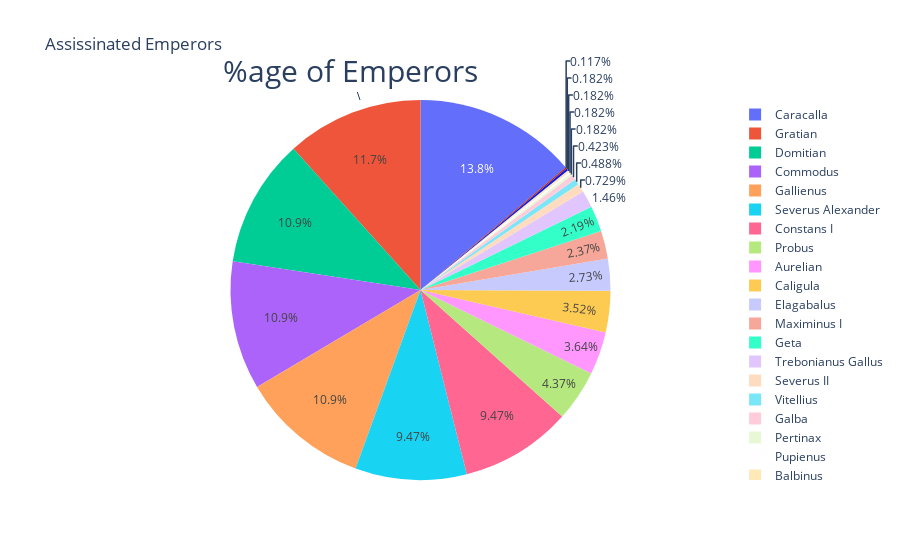

The notebook cell this image was saved under:
### Code cell
assassinated_emp=roman_emporers[roman_emporers.Cause_of_Death=="Assassinated"].iloc[:,:]
piechart=assassinated_emp.Length_of_Reign
labels= assassinated_emp.Emperor
# figure
fig = {
  "data": [
    {
      "values": piechart,
      "labels": labels,
      "domain": {"x": [1, .8]},
      "name": "Assissinated Emerors per Reign Length",
      "hoverinfo":"label+percent+name",
      "type": "pie"
    },],
  "layout": {
        "title":"Assissinated Emperors",
        "annotations": [
            { "font": { "size": 30},
              "showarrow": True,
              "text": "%age of Emperors",
                "x": .4,
                "y": 1
            
             
            },
        ]
    }
}
iplot(fig)

### Figure 1 — Plotly figure (JSON) as saved in the notebook; plotly's stock layout.template omitted (floating-point values rounded to 4 significant figures)
{"data": [{"domain": {"x": [1, 0.8]}, "hoverinfo": "label+percent+name", "labels": ["Caligula", "Galba", "Vitellius", "Domitian", "Commodus", "Pertinax", "Caracalla", "Geta", "Elagabalus", "Severus Alexander", "Maximinus I", "Pupienus", "Balbinus", "Trebonianus Gallus", "Aemilian", "Gallienus", "Aurelian", "Florian", "Probus", "Severus II", "Constans I", "Gratian"], "name": "Assissinated Emerors per Reign Length", "type": "pie", "values": [4.83, 0.58, 0.67, 15, 15, 0.25, 19, 3, 3.75, 13, 3.25, 0.25, 0.25, 2, 0.16, 15, 5, 0.25, 6, 1, 13, 16]}], "layout": {"annotations": [{"font": {"size": 30}, "showarrow": true, "text": "%age of Emperors", "x": 0.4, "y": 1}], "title": {"text": "Assissinated Emperors"}}}
